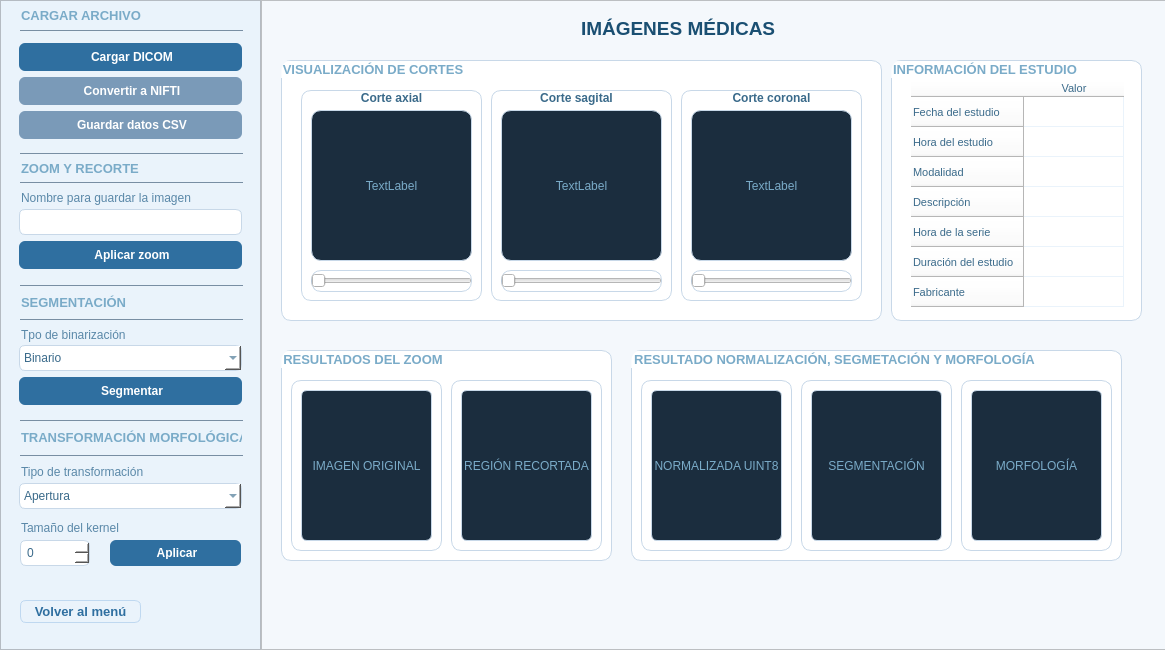
<?xml version="1.0" encoding="UTF-8"?>
<ui version="4.0">
 <class>imagenesMedicas</class>
 <widget class="QMainWindow" name="imagenesMedicas">
  <property name="geometry">
   <rect>
    <x>0</x>
    <y>0</y>
    <width>1165</width>
    <height>650</height>
   </rect>
  </property>
  <property name="maximumSize">
   <size>
    <width>1300</width>
    <height>650</height>
   </size>
  </property>
  <property name="windowTitle">
   <string>MainWindow</string>
  </property>
  <widget class="QWidget" name="centralwidget">
   <widget class="QFrame" name="ladoizquierdoimgmedicas">
    <property name="geometry">
     <rect>
      <x>0</x>
      <y>0</y>
      <width>261</width>
      <height>650</height>
     </rect>
    </property>
    <property name="styleSheet">
     <string notr="true">background-color: #EAF3FB;
border-right: 1px solid #C8D8E8</string>
    </property>
    <property name="frameShape">
     <enum>QFrame::StyledPanel</enum>
    </property>
    <property name="frameShadow">
     <enum>QFrame::Raised</enum>
    </property>
    <widget class="QLabel" name="tituarchivo_img">
     <property name="geometry">
      <rect>
       <x>21</x>
       <y>7</y>
       <width>181</width>
       <height>16</height>
      </rect>
     </property>
     <property name="font">
      <font>
       <pointsize>10</pointsize>
       <weight>75</weight>
       <bold>true</bold>
      </font>
     </property>
     <property name="styleSheet">
      <string notr="true">color: #7AABC8;
border: none</string>
     </property>
     <property name="text">
      <string>CARGAR ARCHIVO</string>
     </property>
    </widget>
    <widget class="QLabel" name="tituzoom_img">
     <property name="geometry">
      <rect>
       <x>21</x>
       <y>160</y>
       <width>131</width>
       <height>16</height>
      </rect>
     </property>
     <property name="font">
      <font>
       <pointsize>10</pointsize>
       <weight>75</weight>
       <bold>true</bold>
      </font>
     </property>
     <property name="styleSheet">
      <string notr="true">color: #7AABC8;
border: none</string>
     </property>
     <property name="text">
      <string>ZOOM Y RECORTE</string>
     </property>
    </widget>
    <widget class="QLabel" name="titusegmentacion_img">
     <property name="geometry">
      <rect>
       <x>21</x>
       <y>292</y>
       <width>121</width>
       <height>20</height>
      </rect>
     </property>
     <property name="font">
      <font>
       <pointsize>10</pointsize>
       <weight>75</weight>
       <bold>true</bold>
      </font>
     </property>
     <property name="styleSheet">
      <string notr="true">color: #7AABC8;
border: none</string>
     </property>
     <property name="text">
      <string>SEGMENTACIÓN</string>
     </property>
    </widget>
    <widget class="QLabel" name="tibinarizacion_img">
     <property name="geometry">
      <rect>
       <x>21</x>
       <y>327</y>
       <width>131</width>
       <height>16</height>
      </rect>
     </property>
     <property name="font">
      <font>
       <pointsize>9</pointsize>
      </font>
     </property>
     <property name="styleSheet">
      <string notr="true">color: #5A88A8;
border: none</string>
     </property>
     <property name="text">
      <string>Tpo de binarización</string>
     </property>
    </widget>
    <widget class="QLabel" name="transformorfo_img">
     <property name="geometry">
      <rect>
       <x>21</x>
       <y>427</y>
       <width>221</width>
       <height>20</height>
      </rect>
     </property>
     <property name="font">
      <font>
       <pointsize>10</pointsize>
       <weight>75</weight>
       <bold>true</bold>
      </font>
     </property>
     <property name="styleSheet">
      <string notr="true">color: #7AABC8;
border: none</string>
     </property>
     <property name="text">
      <string>TRANSFORMACIÓN MORFOLÓGICA</string>
     </property>
    </widget>
    <widget class="QLabel" name="tipomorfo_img">
     <property name="geometry">
      <rect>
       <x>21</x>
       <y>464</y>
       <width>151</width>
       <height>16</height>
      </rect>
     </property>
     <property name="font">
      <font>
       <pointsize>9</pointsize>
      </font>
     </property>
     <property name="styleSheet">
      <string notr="true">color: #5A88A8;
border: none</string>
     </property>
     <property name="text">
      <string>Tipo de transformación</string>
     </property>
    </widget>
    <widget class="QLabel" name="tamanokernel_img">
     <property name="geometry">
      <rect>
       <x>21</x>
       <y>520</y>
       <width>101</width>
       <height>16</height>
      </rect>
     </property>
     <property name="font">
      <font>
       <pointsize>9</pointsize>
      </font>
     </property>
     <property name="styleSheet">
      <string notr="true">color: #5A88A8;
border: none</string>
     </property>
     <property name="text">
      <string>Tamaño del kernel</string>
     </property>
    </widget>
    <widget class="QLabel" name="nombre_img">
     <property name="geometry">
      <rect>
       <x>21</x>
       <y>190</y>
       <width>181</width>
       <height>16</height>
      </rect>
     </property>
     <property name="font">
      <font>
       <pointsize>9</pointsize>
      </font>
     </property>
     <property name="styleSheet">
      <string notr="true">color: #5A88A8;
border: none</string>
     </property>
     <property name="text">
      <string>Nombre para guardar la imagen</string>
     </property>
    </widget>
    <widget class="QFrame" name="framearchivo_img">
     <property name="geometry">
      <rect>
       <x>10</x>
       <y>34</y>
       <width>241</width>
       <height>116</height>
      </rect>
     </property>
     <property name="styleSheet">
      <string notr="true">background-color: transparent;
border: none</string>
     </property>
     <property name="frameShape">
      <enum>QFrame::StyledPanel</enum>
     </property>
     <property name="frameShadow">
      <enum>QFrame::Raised</enum>
     </property>
     <layout class="QVBoxLayout" name="verticalLayout_3">
      <item>
       <widget class="QPushButton" name="botoncargar_DICOM">
        <property name="font">
         <font>
          <pointsize>9</pointsize>
          <weight>75</weight>
          <bold>true</bold>
         </font>
        </property>
        <property name="cursor">
         <cursorShape>PointingHandCursor</cursorShape>
        </property>
        <property name="styleSheet">
         <string notr="true">background-color: #2F6FA0;
color: white;
border-radius: 6px;
padding: 7px;
border: none;
padding-left: 10px</string>
        </property>
        <property name="text">
         <string>Cargar DICOM</string>
        </property>
       </widget>
      </item>
      <item>
       <widget class="QPushButton" name="botonconvertir_NIFTI">
        <property name="font">
         <font>
          <pointsize>9</pointsize>
          <weight>75</weight>
          <bold>true</bold>
         </font>
        </property>
        <property name="cursor">
         <cursorShape>PointingHandCursor</cursorShape>
        </property>
        <property name="styleSheet">
         <string notr="true">background-color: #7A9AB8;
color: white;
border-radius: 6px;
padding: 7px;
border: none;
padding-left: 10px;</string>
        </property>
        <property name="text">
         <string>Convertir a NIFTI</string>
        </property>
       </widget>
      </item>
      <item>
       <widget class="QPushButton" name="botonGdatos_CSV">
        <property name="font">
         <font>
          <pointsize>9</pointsize>
          <weight>75</weight>
          <bold>true</bold>
         </font>
        </property>
        <property name="cursor">
         <cursorShape>PointingHandCursor</cursorShape>
        </property>
        <property name="styleSheet">
         <string notr="true">background-color: #7A9AB8;
color: white;
border-radius: 6px;
padding: 7px;
border: none;
padding-left: 10px;</string>
        </property>
        <property name="text">
         <string>Guardar datos CSV</string>
        </property>
       </widget>
      </item>
     </layout>
    </widget>
    <widget class="QFrame" name="frame">
     <property name="geometry">
      <rect>
       <x>20</x>
       <y>30</y>
       <width>223</width>
       <height>1</height>
      </rect>
     </property>
     <property name="styleSheet">
      <string notr="true">background-color: #9BB8D3;
</string>
     </property>
     <property name="frameShape">
      <enum>QFrame::StyledPanel</enum>
     </property>
     <property name="frameShadow">
      <enum>QFrame::Raised</enum>
     </property>
    </widget>
    <widget class="QFrame" name="frame_4">
     <property name="geometry">
      <rect>
       <x>20</x>
       <y>153</y>
       <width>223</width>
       <height>1</height>
      </rect>
     </property>
     <property name="styleSheet">
      <string notr="true">background-color: #9BB8D3;
</string>
     </property>
     <property name="frameShape">
      <enum>QFrame::StyledPanel</enum>
     </property>
     <property name="frameShadow">
      <enum>QFrame::Raised</enum>
     </property>
    </widget>
    <widget class="QFrame" name="framezoom_img">
     <property name="geometry">
      <rect>
       <x>10</x>
       <y>200</y>
       <width>241</width>
       <height>80</height>
      </rect>
     </property>
     <property name="styleSheet">
      <string notr="true">background-color: transparent;
border: none</string>
     </property>
     <property name="frameShape">
      <enum>QFrame::StyledPanel</enum>
     </property>
     <property name="frameShadow">
      <enum>QFrame::Raised</enum>
     </property>
     <layout class="QVBoxLayout" name="verticalLayout">
      <item>
       <widget class="QLineEdit" name="camponombrei_img">
        <property name="styleSheet">
         <string notr="true">background-color: white;
border: 1px solid #C8D8E8;
border-radius: 6px;
padding: 4px;
color: #3A6A8A;
</string>
        </property>
       </widget>
      </item>
      <item>
       <widget class="QPushButton" name="botonzoom_img">
        <property name="font">
         <font>
          <pointsize>9</pointsize>
          <weight>75</weight>
          <bold>true</bold>
         </font>
        </property>
        <property name="cursor">
         <cursorShape>PointingHandCursor</cursorShape>
        </property>
        <property name="styleSheet">
         <string notr="true">background-color: #2F6FA0;
color: white;
border-radius: 6px;
padding: 7px;
border: none;
padding-left: 10px</string>
        </property>
        <property name="text">
         <string>Aplicar zoom</string>
        </property>
       </widget>
      </item>
     </layout>
    </widget>
    <widget class="QFrame" name="frame_12">
     <property name="geometry">
      <rect>
       <x>20</x>
       <y>285</y>
       <width>223</width>
       <height>1</height>
      </rect>
     </property>
     <property name="styleSheet">
      <string notr="true">background-color: #9BB8D3;
</string>
     </property>
     <property name="frameShape">
      <enum>QFrame::StyledPanel</enum>
     </property>
     <property name="frameShadow">
      <enum>QFrame::Raised</enum>
     </property>
    </widget>
    <widget class="QFrame" name="frame_11">
     <property name="geometry">
      <rect>
       <x>20</x>
       <y>319</y>
       <width>223</width>
       <height>1</height>
      </rect>
     </property>
     <property name="styleSheet">
      <string notr="true">background-color: #9BB8D3;
</string>
     </property>
     <property name="frameShape">
      <enum>QFrame::StyledPanel</enum>
     </property>
     <property name="frameShadow">
      <enum>QFrame::Raised</enum>
     </property>
    </widget>
    <widget class="QFrame" name="framebinarizacion_img">
     <property name="geometry">
      <rect>
       <x>10</x>
       <y>336</y>
       <width>241</width>
       <height>80</height>
      </rect>
     </property>
     <property name="styleSheet">
      <string notr="true">background-color: transparent;
border: none</string>
     </property>
     <property name="frameShape">
      <enum>QFrame::StyledPanel</enum>
     </property>
     <property name="frameShadow">
      <enum>QFrame::Raised</enum>
     </property>
     <layout class="QVBoxLayout" name="verticalLayout_5">
      <item>
       <widget class="QComboBox" name="combobinarizacion_img">
        <property name="styleSheet">
         <string notr="true">background-color: white;
border: 1px solid #C8D8E8;
border-radius: 6px;
padding: 4px;
color: #3A6A8A;</string>
        </property>
        <item>
         <property name="text">
          <string>Binario</string>
         </property>
        </item>
        <item>
         <property name="text">
          <string>Binario 
invertido</string>
         </property>
        </item>
        <item>
         <property name="text">
          <string>Truncado</string>
         </property>
        </item>
        <item>
         <property name="text">
          <string>Tozero</string>
         </property>
        </item>
        <item>
         <property name="text">
          <string>Tozero invertido</string>
         </property>
        </item>
       </widget>
      </item>
      <item>
       <widget class="QPushButton" name="botonsegmentar_img">
        <property name="font">
         <font>
          <pointsize>9</pointsize>
          <weight>75</weight>
          <bold>true</bold>
         </font>
        </property>
        <property name="cursor">
         <cursorShape>PointingHandCursor</cursorShape>
        </property>
        <property name="styleSheet">
         <string notr="true">background-color: #2F6FA0;
color: white;
border-radius: 6px;
padding: 7px;
border: none;
padding-left: 10px</string>
        </property>
        <property name="text">
         <string>Segmentar</string>
        </property>
       </widget>
      </item>
     </layout>
    </widget>
    <widget class="QFrame" name="frame_10">
     <property name="geometry">
      <rect>
       <x>20</x>
       <y>420</y>
       <width>223</width>
       <height>1</height>
      </rect>
     </property>
     <property name="styleSheet">
      <string notr="true">background-color: #9BB8D3;
</string>
     </property>
     <property name="frameShape">
      <enum>QFrame::StyledPanel</enum>
     </property>
     <property name="frameShadow">
      <enum>QFrame::Raised</enum>
     </property>
    </widget>
    <widget class="QFrame" name="frame_7">
     <property name="geometry">
      <rect>
       <x>20</x>
       <y>455</y>
       <width>223</width>
       <height>1</height>
      </rect>
     </property>
     <property name="styleSheet">
      <string notr="true">background-color: #9BB8D3;
</string>
     </property>
     <property name="frameShape">
      <enum>QFrame::StyledPanel</enum>
     </property>
     <property name="frameShadow">
      <enum>QFrame::Raised</enum>
     </property>
    </widget>
    <widget class="QFrame" name="framecombomorfo_img">
     <property name="geometry">
      <rect>
       <x>10</x>
       <y>473</y>
       <width>241</width>
       <height>46</height>
      </rect>
     </property>
     <property name="styleSheet">
      <string notr="true">background-color: transparent;
border: none</string>
     </property>
     <property name="frameShape">
      <enum>QFrame::StyledPanel</enum>
     </property>
     <property name="frameShadow">
      <enum>QFrame::Raised</enum>
     </property>
     <layout class="QVBoxLayout" name="verticalLayout_6">
      <item>
       <widget class="QComboBox" name="combomorfologia_img">
        <property name="styleSheet">
         <string notr="true">background-color: white;
border: 1px solid #C8D8E8;
border-radius: 6px;
padding: 4px;
color: #3A6A8A;</string>
        </property>
        <item>
         <property name="text">
          <string>Apertura</string>
         </property>
        </item>
        <item>
         <property name="text">
          <string>Dilatación</string>
         </property>
        </item>
        <item>
         <property name="text">
          <string>Cierre</string>
         </property>
        </item>
        <item>
         <property name="text">
          <string>Gradiente</string>
         </property>
        </item>
        <item>
         <property name="text">
          <string>Erosión</string>
         </property>
        </item>
       </widget>
      </item>
     </layout>
    </widget>
    <widget class="QSpinBox" name="spinkernel_img">
     <property name="geometry">
      <rect>
       <x>20</x>
       <y>540</y>
       <width>70</width>
       <height>26</height>
      </rect>
     </property>
     <property name="styleSheet">
      <string notr="true">background-color: white;
border: 1px solid #C8D8E8;
border-radius: 6px;
padding: 4px;
color: #3A6A8A;</string>
     </property>
    </widget>
    <widget class="QPushButton" name="botonaplicar_img">
     <property name="geometry">
      <rect>
       <x>110</x>
       <y>540</y>
       <width>131</width>
       <height>26</height>
      </rect>
     </property>
     <property name="font">
      <font>
       <pointsize>9</pointsize>
       <weight>75</weight>
       <bold>true</bold>
      </font>
     </property>
     <property name="cursor">
      <cursorShape>PointingHandCursor</cursorShape>
     </property>
     <property name="styleSheet">
      <string notr="true">background-color: #2F6FA0;
color: white;
border-radius: 6px;
padding: 7px;
border: none;
padding-left: 10px</string>
     </property>
     <property name="text">
      <string>Aplicar</string>
     </property>
    </widget>
    <widget class="QPushButton" name="botonvolver_img">
     <property name="geometry">
      <rect>
       <x>20</x>
       <y>600</y>
       <width>121</width>
       <height>23</height>
      </rect>
     </property>
     <property name="font">
      <font>
       <pointsize>10</pointsize>
       <weight>75</weight>
       <bold>true</bold>
      </font>
     </property>
     <property name="cursor">
      <cursorShape>PointingHandCursor</cursorShape>
     </property>
     <property name="styleSheet">
      <string notr="true">background-color: #EAF3FB;
color: #2F6FA0;
border: 1px solid #BFD8F0;
border-radius: 6px;
padding: 4px 12px</string>
     </property>
     <property name="text">
      <string>Volver al menú</string>
     </property>
    </widget>
   </widget>
   <widget class="QFrame" name="frame_8">
    <property name="geometry">
     <rect>
      <x>20</x>
      <y>182</y>
      <width>223</width>
      <height>1</height>
     </rect>
    </property>
    <property name="styleSheet">
     <string notr="true">background-color: #9BB8D3;
</string>
    </property>
    <property name="frameShape">
     <enum>QFrame::StyledPanel</enum>
    </property>
    <property name="frameShadow">
     <enum>QFrame::Raised</enum>
    </property>
   </widget>
   <widget class="QFrame" name="panelderecho_img">
    <property name="geometry">
     <rect>
      <x>261</x>
      <y>0</y>
      <width>911</width>
      <height>650</height>
     </rect>
    </property>
    <property name="cursor">
     <cursorShape>ArrowCursor</cursorShape>
    </property>
    <property name="styleSheet">
     <string notr="true">background-color: #F4F8FC</string>
    </property>
    <property name="frameShape">
     <enum>QFrame::StyledPanel</enum>
    </property>
    <property name="frameShadow">
     <enum>QFrame::Raised</enum>
    </property>
    <widget class="QLabel" name="tituimagenesme_img">
     <property name="geometry">
      <rect>
       <x>320</x>
       <y>-7</y>
       <width>201</width>
       <height>71</height>
      </rect>
     </property>
     <property name="font">
      <font>
       <pointsize>14</pointsize>
       <weight>75</weight>
       <bold>true</bold>
      </font>
     </property>
     <property name="styleSheet">
      <string notr="true">color: #1A4F72;
background-color: transparent;
border: none</string>
     </property>
     <property name="text">
      <string>IMÁGENES MÉDICAS</string>
     </property>
    </widget>
    <widget class="QGroupBox" name="cortes_img">
     <property name="geometry">
      <rect>
       <x>20</x>
       <y>60</y>
       <width>601</width>
       <height>261</height>
      </rect>
     </property>
     <property name="font">
      <font>
       <pointsize>10</pointsize>
       <weight>75</weight>
       <bold>true</bold>
      </font>
     </property>
     <property name="styleSheet">
      <string notr="true">background-color: white;
border: 1px solid #C8D8E8;
border-radius: 10px;
color: #7AABC8</string>
     </property>
     <property name="title">
      <string>VISUALIZACIÓN DE CORTES</string>
     </property>
     <widget class="QFrame" name="corteaxial_img">
      <property name="geometry">
       <rect>
        <x>20</x>
        <y>30</y>
        <width>181</width>
        <height>211</height>
       </rect>
      </property>
      <property name="frameShape">
       <enum>QFrame::StyledPanel</enum>
      </property>
      <property name="frameShadow">
       <enum>QFrame::Raised</enum>
      </property>
      <widget class="QLabel" name="titucorteaxial_img">
       <property name="geometry">
        <rect>
         <x>30</x>
         <y>0</y>
         <width>121</width>
         <height>16</height>
        </rect>
       </property>
       <property name="font">
        <font>
         <pointsize>9</pointsize>
         <weight>75</weight>
         <bold>true</bold>
        </font>
       </property>
       <property name="styleSheet">
        <string notr="true">background-color: transparent;
color: #3A6A8A;
border: none</string>
       </property>
       <property name="text">
        <string>Corte axial</string>
       </property>
       <property name="alignment">
        <set>Qt::AlignCenter</set>
       </property>
      </widget>
      <widget class="QLabel" name="imagencorteaxial_img">
       <property name="geometry">
        <rect>
         <x>10</x>
         <y>20</y>
         <width>161</width>
         <height>151</height>
        </rect>
       </property>
       <property name="styleSheet">
        <string notr="true">background-color: #1B2D3E</string>
       </property>
       <property name="text">
        <string>TextLabel</string>
       </property>
       <property name="alignment">
        <set>Qt::AlignCenter</set>
       </property>
      </widget>
      <widget class="QSlider" name="slidercorteaxial_img">
       <property name="geometry">
        <rect>
         <x>10</x>
         <y>180</y>
         <width>161</width>
         <height>22</height>
        </rect>
       </property>
       <property name="orientation">
        <enum>Qt::Horizontal</enum>
       </property>
      </widget>
     </widget>
     <widget class="QFrame" name="cortesagital_img">
      <property name="geometry">
       <rect>
        <x>210</x>
        <y>30</y>
        <width>181</width>
        <height>211</height>
       </rect>
      </property>
      <property name="frameShape">
       <enum>QFrame::StyledPanel</enum>
      </property>
      <property name="frameShadow">
       <enum>QFrame::Raised</enum>
      </property>
      <widget class="QLabel" name="titucortesagital_img">
       <property name="geometry">
        <rect>
         <x>30</x>
         <y>0</y>
         <width>111</width>
         <height>16</height>
        </rect>
       </property>
       <property name="font">
        <font>
         <pointsize>9</pointsize>
         <weight>75</weight>
         <bold>true</bold>
        </font>
       </property>
       <property name="styleSheet">
        <string notr="true">background-color: transparent;
color: #3A6A8A;
border: none</string>
       </property>
       <property name="text">
        <string>Corte sagital</string>
       </property>
       <property name="alignment">
        <set>Qt::AlignCenter</set>
       </property>
      </widget>
      <widget class="QLabel" name="imagencortesagital_img">
       <property name="geometry">
        <rect>
         <x>10</x>
         <y>20</y>
         <width>161</width>
         <height>151</height>
        </rect>
       </property>
       <property name="styleSheet">
        <string notr="true">background-color: #1B2D3E</string>
       </property>
       <property name="text">
        <string>TextLabel</string>
       </property>
       <property name="alignment">
        <set>Qt::AlignCenter</set>
       </property>
      </widget>
      <widget class="QSlider" name="slidercortesagital_img">
       <property name="geometry">
        <rect>
         <x>10</x>
         <y>180</y>
         <width>161</width>
         <height>22</height>
        </rect>
       </property>
       <property name="orientation">
        <enum>Qt::Horizontal</enum>
       </property>
      </widget>
     </widget>
     <widget class="QFrame" name="cortecoronal_img">
      <property name="geometry">
       <rect>
        <x>400</x>
        <y>30</y>
        <width>181</width>
        <height>211</height>
       </rect>
      </property>
      <property name="frameShape">
       <enum>QFrame::StyledPanel</enum>
      </property>
      <property name="frameShadow">
       <enum>QFrame::Raised</enum>
      </property>
      <widget class="QLabel" name="titucortecoronal_img">
       <property name="geometry">
        <rect>
         <x>30</x>
         <y>0</y>
         <width>121</width>
         <height>16</height>
        </rect>
       </property>
       <property name="font">
        <font>
         <pointsize>9</pointsize>
         <weight>75</weight>
         <bold>true</bold>
        </font>
       </property>
       <property name="styleSheet">
        <string notr="true">background-color: transparent;
color: #3A6A8A;
border: none</string>
       </property>
       <property name="text">
        <string>Corte coronal</string>
       </property>
       <property name="alignment">
        <set>Qt::AlignCenter</set>
       </property>
      </widget>
      <widget class="QLabel" name="imagencortecoronal_img">
       <property name="geometry">
        <rect>
         <x>10</x>
         <y>20</y>
         <width>161</width>
         <height>151</height>
        </rect>
       </property>
       <property name="styleSheet">
        <string notr="true">background-color: #1B2D3E</string>
       </property>
       <property name="text">
        <string>TextLabel</string>
       </property>
       <property name="alignment">
        <set>Qt::AlignCenter</set>
       </property>
      </widget>
      <widget class="QSlider" name="slidercortecoronal_img">
       <property name="geometry">
        <rect>
         <x>10</x>
         <y>180</y>
         <width>161</width>
         <height>22</height>
        </rect>
       </property>
       <property name="orientation">
        <enum>Qt::Horizontal</enum>
       </property>
      </widget>
     </widget>
    </widget>
    <widget class="QGroupBox" name="informacion_img">
     <property name="geometry">
      <rect>
       <x>630</x>
       <y>60</y>
       <width>251</width>
       <height>261</height>
      </rect>
     </property>
     <property name="font">
      <font>
       <pointsize>10</pointsize>
       <weight>75</weight>
       <bold>true</bold>
      </font>
     </property>
     <property name="styleSheet">
      <string notr="true">background-color: white;
border: 1px solid #C8D8E8;
border-radius: 10px;
color: #7AABC8</string>
     </property>
     <property name="title">
      <string>INFORMACIÓN DEL ESTUDIO</string>
     </property>
     <widget class="QTableWidget" name="tablametadatos_img">
      <property name="geometry">
       <rect>
        <x>20</x>
        <y>20</y>
        <width>221</width>
        <height>231</height>
       </rect>
      </property>
      <property name="styleSheet">
       <string notr="true">background-color: white;
border: none;
gridline-color: #EAF3FB;
color: #3A6A8A;
font-size: 11px;</string>
      </property>
      <property name="rowCount">
       <number>7</number>
      </property>
      <property name="columnCount">
       <number>1</number>
      </property>
      <row>
       <property name="text">
        <string>Fecha del estudio</string>
       </property>
      </row>
      <row>
       <property name="text">
        <string>Hora del estudio</string>
       </property>
      </row>
      <row>
       <property name="text">
        <string>Modalidad</string>
       </property>
      </row>
      <row>
       <property name="text">
        <string>Descripción</string>
       </property>
      </row>
      <row>
       <property name="text">
        <string>Hora de la serie</string>
       </property>
      </row>
      <row>
       <property name="text">
        <string>Duración del estudio</string>
       </property>
      </row>
      <row>
       <property name="text">
        <string>Fabricante</string>
       </property>
      </row>
      <column>
       <property name="text">
        <string>Valor</string>
       </property>
      </column>
     </widget>
    </widget>
    <widget class="QGroupBox" name="resultadozoom_img">
     <property name="geometry">
      <rect>
       <x>20</x>
       <y>350</y>
       <width>331</width>
       <height>211</height>
      </rect>
     </property>
     <property name="font">
      <font>
       <pointsize>10</pointsize>
       <weight>75</weight>
       <bold>true</bold>
      </font>
     </property>
     <property name="styleSheet">
      <string notr="true">background-color: white;
border: 1px solid #C8D8E8;
border-radius: 10px;
color: #7AABC8</string>
     </property>
     <property name="title">
      <string>RESULTADOS DEL ZOOM</string>
     </property>
     <widget class="QFrame" name="frameimgoriginal">
      <property name="geometry">
       <rect>
        <x>10</x>
        <y>30</y>
        <width>151</width>
        <height>171</height>
       </rect>
      </property>
      <property name="frameShape">
       <enum>QFrame::StyledPanel</enum>
      </property>
      <property name="frameShadow">
       <enum>QFrame::Raised</enum>
      </property>
      <widget class="QLabel" name="imagenoriginal">
       <property name="geometry">
        <rect>
         <x>10</x>
         <y>10</y>
         <width>131</width>
         <height>151</height>
        </rect>
       </property>
       <property name="styleSheet">
        <string notr="true">background-color: #1B2D3E; border-radius: 6px;</string>
       </property>
       <property name="text">
        <string>IMAGEN ORIGINAL</string>
       </property>
       <property name="alignment">
        <set>Qt::AlignCenter</set>
       </property>
      </widget>
     </widget>
     <widget class="QFrame" name="frameimgrecortada">
      <property name="geometry">
       <rect>
        <x>170</x>
        <y>30</y>
        <width>151</width>
        <height>171</height>
       </rect>
      </property>
      <property name="frameShape">
       <enum>QFrame::StyledPanel</enum>
      </property>
      <property name="frameShadow">
       <enum>QFrame::Raised</enum>
      </property>
      <widget class="QLabel" name="regionrecortada">
       <property name="geometry">
        <rect>
         <x>10</x>
         <y>10</y>
         <width>131</width>
         <height>151</height>
        </rect>
       </property>
       <property name="styleSheet">
        <string notr="true">background-color: #1B2D3E; border-radius: 6px</string>
       </property>
       <property name="text">
        <string>REGIÓN RECORTADA</string>
       </property>
       <property name="alignment">
        <set>Qt::AlignCenter</set>
       </property>
      </widget>
     </widget>
    </widget>
    <widget class="QGroupBox" name="frameresultadonorma_segmenta_morfo">
     <property name="geometry">
      <rect>
       <x>370</x>
       <y>350</y>
       <width>491</width>
       <height>211</height>
      </rect>
     </property>
     <property name="font">
      <font>
       <pointsize>10</pointsize>
       <weight>75</weight>
       <bold>true</bold>
      </font>
     </property>
     <property name="styleSheet">
      <string notr="true">background-color: white;
border: 1px solid #C8D8E8;
border-radius: 10px;
color: #7AABC8</string>
     </property>
     <property name="title">
      <string>RESULTADO NORMALIZACIÓN, SEGMETACIÓN Y MORFOLOGÍA</string>
     </property>
     <widget class="QFrame" name="framenormalizada">
      <property name="geometry">
       <rect>
        <x>10</x>
        <y>30</y>
        <width>151</width>
        <height>171</height>
       </rect>
      </property>
      <property name="frameShape">
       <enum>QFrame::StyledPanel</enum>
      </property>
      <property name="frameShadow">
       <enum>QFrame::Raised</enum>
      </property>
      <widget class="QLabel" name="imagennormalizada">
       <property name="geometry">
        <rect>
         <x>10</x>
         <y>10</y>
         <width>131</width>
         <height>151</height>
        </rect>
       </property>
       <property name="styleSheet">
        <string notr="true">background-color: #1B2D3E; border-radius: 6px;</string>
       </property>
       <property name="text">
        <string>NORMALIZADA UINT8</string>
       </property>
       <property name="alignment">
        <set>Qt::AlignCenter</set>
       </property>
      </widget>
     </widget>
     <widget class="QFrame" name="framesegmentacion">
      <property name="geometry">
       <rect>
        <x>170</x>
        <y>30</y>
        <width>151</width>
        <height>171</height>
       </rect>
      </property>
      <property name="frameShape">
       <enum>QFrame::StyledPanel</enum>
      </property>
      <property name="frameShadow">
       <enum>QFrame::Raised</enum>
      </property>
      <widget class="QLabel" name="imgsegmentada">
       <property name="geometry">
        <rect>
         <x>10</x>
         <y>10</y>
         <width>131</width>
         <height>151</height>
        </rect>
       </property>
       <property name="styleSheet">
        <string notr="true">background-color: #1B2D3E; border-radius: 6px</string>
       </property>
       <property name="text">
        <string>SEGMENTACIÓN</string>
       </property>
       <property name="alignment">
        <set>Qt::AlignCenter</set>
       </property>
      </widget>
     </widget>
     <widget class="QFrame" name="frametransformorfo">
      <property name="geometry">
       <rect>
        <x>330</x>
        <y>30</y>
        <width>151</width>
        <height>171</height>
       </rect>
      </property>
      <property name="frameShape">
       <enum>QFrame::StyledPanel</enum>
      </property>
      <property name="frameShadow">
       <enum>QFrame::Raised</enum>
      </property>
      <widget class="QLabel" name="imgtransformacionmorfo">
       <property name="geometry">
        <rect>
         <x>10</x>
         <y>10</y>
         <width>131</width>
         <height>151</height>
        </rect>
       </property>
       <property name="styleSheet">
        <string notr="true">background-color: #1B2D3E; border-radius: 6px</string>
       </property>
       <property name="text">
        <string>MORFOLOGÍA</string>
       </property>
       <property name="alignment">
        <set>Qt::AlignCenter</set>
       </property>
      </widget>
     </widget>
    </widget>
   </widget>
  </widget>
  <widget class="QMenuBar" name="menubar">
   <property name="geometry">
    <rect>
     <x>0</x>
     <y>0</y>
     <width>1165</width>
     <height>21</height>
    </rect>
   </property>
  </widget>
 </widget>
 <resources/>
 <connections/>
</ui>
